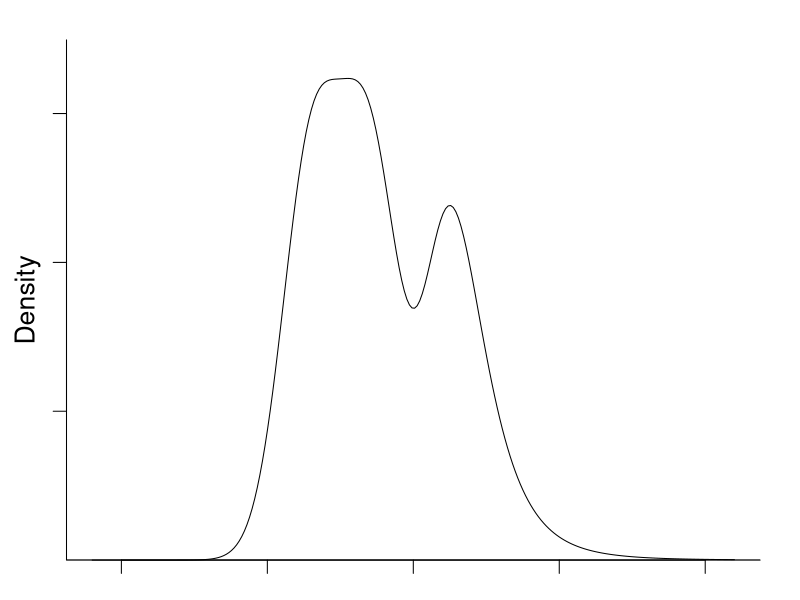
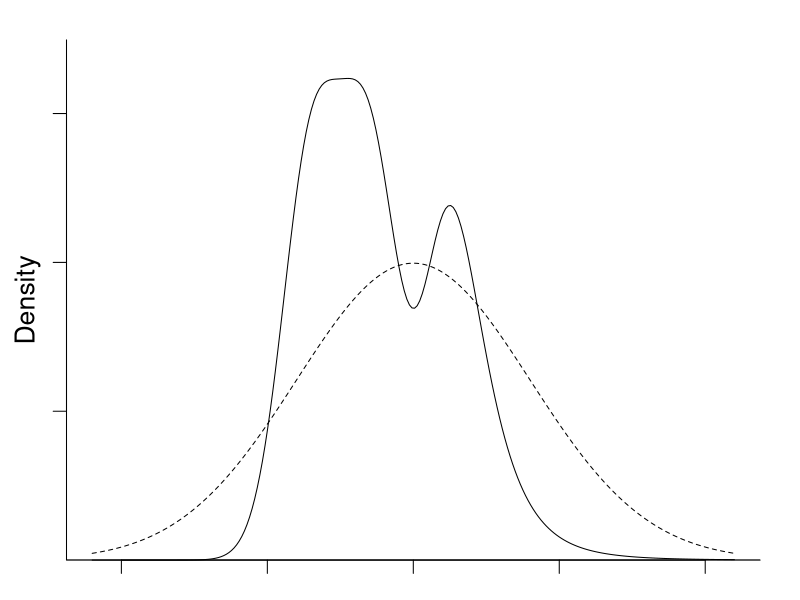
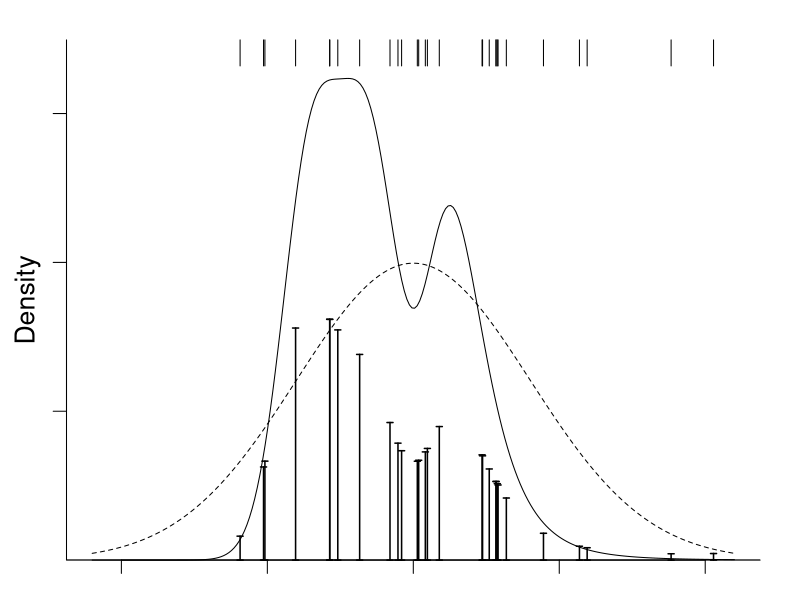
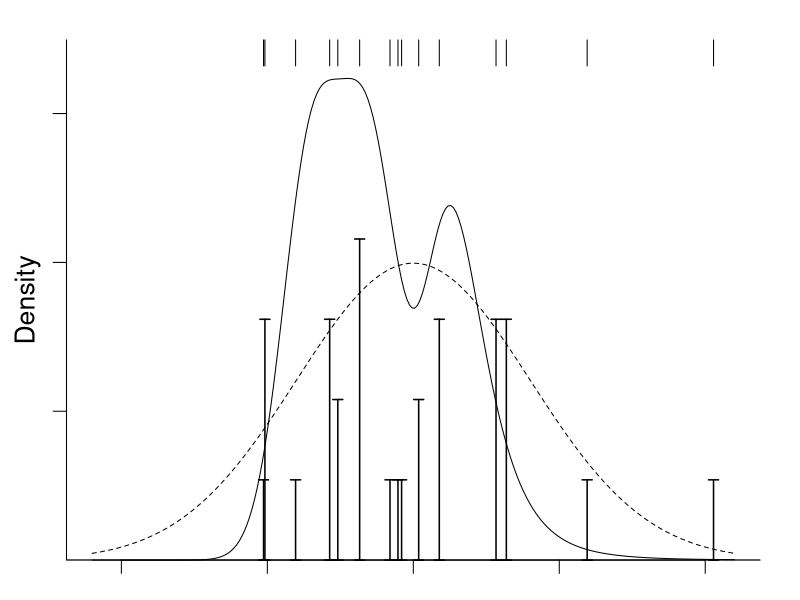
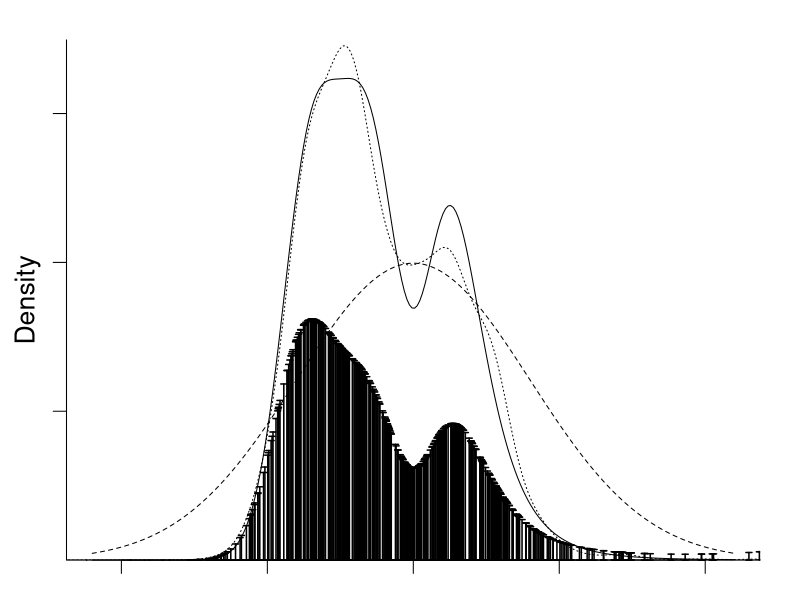

Write the R code that produced these figures, in order.
## ---- chunk 1
knitr::opts_chunk$set(echo = TRUE, fig.height = 6)
.par_use <- list(cex = 1.33, cex.lab = 1.2)
## ---- chunk 2
get_plot_imp_ex <- function(n_sample = 30L){
  # parameters in simulation
  ps <- c(1, 1, 1)
  ps <- ps / sum(ps)
  mus <- c(-2.5, 2.5, -.5) - 1
  dh <- function(x)
    colSums(
      rbind(dnorm(x, mean = mus[1]), 
            dt(x, df = 5, ncp = mus[2]), 
            dnorm(x, mean = mus[3])) * ps)
  mu_q <- 0
  sd_q <- 4
  dq <- function(x)
    dnorm(x, mean = mu_q, sd = sd_q)
  
  # sample and sub-sample points
  set.seed(63318147)
  samp <- rnorm(n_sample, mu_q, sd_q)
  ws <- dh(samp) / dq(samp)
  
  idx_sub <- sample(n_sample, replace = TRUE, prob = ws)
  idx_sub_use <- unique(idx_sub)
  samp_sub <- samp[idx_sub_use]
  ws_sub <- sapply(idx_sub_use, function(x) sum(idx_sub == x))
  
  # return plot function
  function(idx){
    par(.par_use)
    par(mar = c(1.5, 2.5, 1.5, 1.5), mgp = c(1, 0, 0))
    xs <- seq(-11, 11, length.out = 250)
    y1 <- dh(xs)
    y2 <- dq(xs)
    ylim <- ylim_org <- range(y1, y2)
    ylim[2] <- ylim[2] + .08 * diff(ylim)
    plot(xs, y1, bty = "l", yaxs = "i", ylim = ylim,
         xlab = "", ylab = "Density", type = "l", 
         xaxt= "n", yaxt = "n", frame = TRUE)
    abline(h = 0, lty = 1, lwd = 1)
    axis(1, labels = FALSE)
    axis(2, labels = FALSE)
    # legend("topright", bty = "n", lty = c(1, 3),
    #        legend = c(expression(h(x)), expression(q(x))))
    if(idx == 1L)
      return(invisible())
    
    lines(xs, y2, lty = 2)
    if(idx == 2L)
      return(invisible())
    
    if(idx %in% c(3L, 5L)){
      yws <- ws * .5 * diff(ylim_org) / diff(range(ws))
      arrows(samp, 0, samp, yws, lwd = 1.5, angle = 90,
           code = 3, length = 0.03)
      if(idx == 3L)
        rug(samp, ticksize = .05, side = 3, lwd = 1)
      
      if(idx == 5L){
        dens_est <- density(samp, weights = ws / sum(ws), bw = .5)
        lines(dens_est$x, dens_est$y, lty = 3)
        
      }
      
    } else if(idx == 4L) {
      ws <- ws_sub
      samp <- samp_sub
      yws <- ws * .5 * diff(ylim_org) / diff(range(ws))
      arrows(samp, 0, samp, yws, lwd = 1.5, angle = 90,
           code = 3, length = 0.05)
      rug(samp, ticksize = .05, side = 3, lwd = 1)
      
    }
    
    invisible()
  }
}

imp_ex <- get_plot_imp_ex()
## ---- chunk 3
imp_ex(1L)
## ---- chunk 4
imp_ex(2L)
## ---- chunk 5
imp_ex(3L)
## ---- chunk 6
imp_ex(4L)
## ---- chunk 7
get_plot_imp_ex(500L)(5L)
